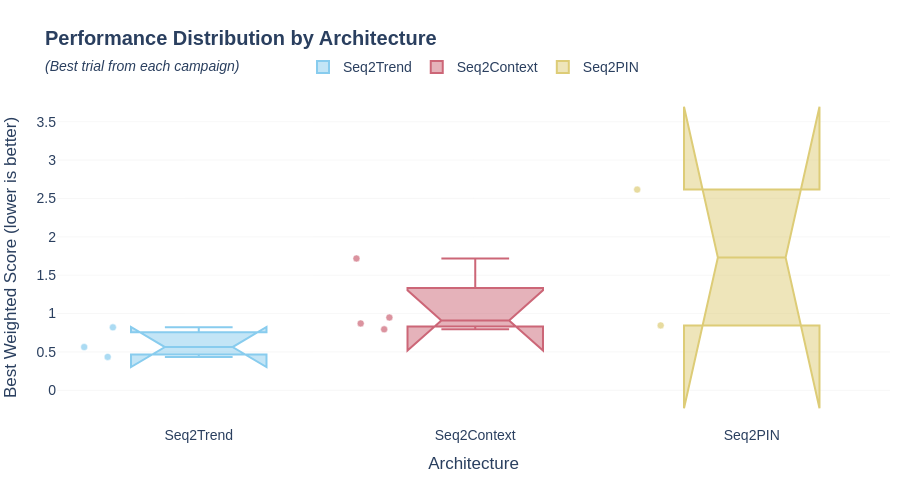
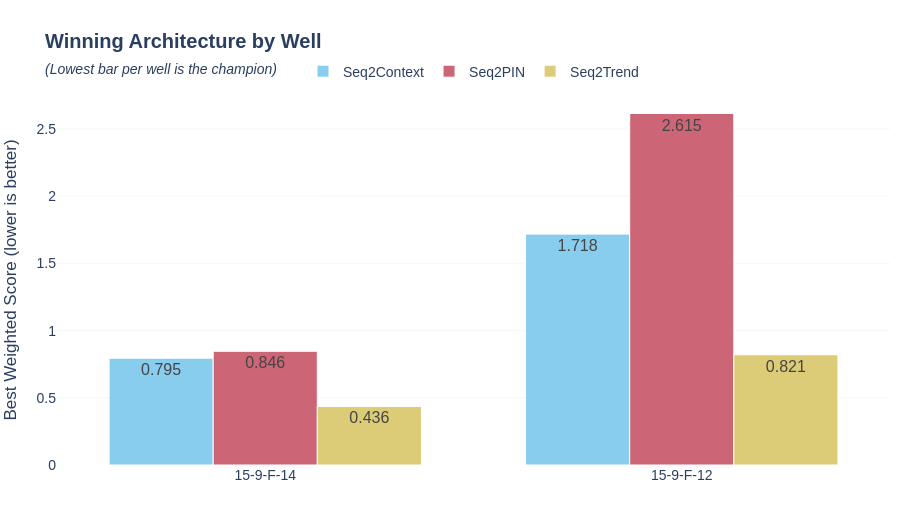
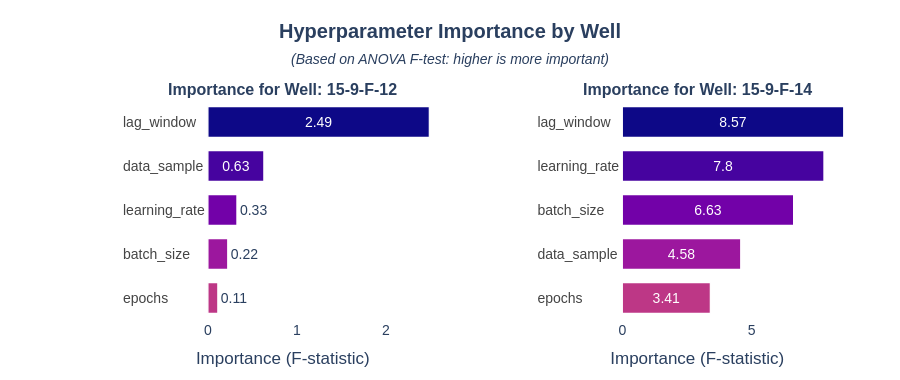

Write notebook code for charts like these, in order.
### Code cell
# ==============================================================================
# ANALYSIS & VISUALIZATION
# ==============================================================================
# This script generates various plots to analyze architecture performance
# and per-well hyperparameter importance.

from hpo.analysis import (
    plot_performance_by_architecture,
    plot_champions_per_well,
    plot_hyperparameter_importance_per_well,
)

def generate_plots(master_df, metric_to_optimize):
    """
    Generate performance and hyperparameter importance plots
    if the DataFrame is non-empty.
    """
    if master_df is None or master_df.empty:
        print("Master DataFrame is empty. Cannot generate plots.")
        return

    # ------------------------------------------------------
    # 1. Architecture Performance Analysis
    # ------------------------------------------------------
    # Compare architectures in terms of performance consistency
    plot_performance_by_architecture(master_df, metric=metric_to_optimize)

    # Visual breakdown of the "Champions League" table
    plot_champions_per_well(master_df, metric=metric_to_optimize)

    # ------------------------------------------------------
    # 2. Per-Well Hyperparameter Deep Dive
    # ------------------------------------------------------
    # Identify which hyperparameters are most influential for each well
    plot_hyperparameter_importance_per_well(
        master_df, metric_col=metric_to_optimize
    )

generate_plots(master_df, METRIC_TO_OPTIMIZE)

### Figure 1 — Plotly figure (JSON) as saved in the notebook; plotly's stock layout.template omitted (floating-point values rounded to 4 significant figures)
{"data": [{"alignmentgroup": "True", "boxpoints": "all", "hovertemplate": "<b>%{x}</b><br>Best weighted score: %{y:.4f}<extra></extra>", "legendgroup": "Seq2Trend", "marker": {"color": "rgb(136, 204, 238)", "line": {"color": "white", "width": 0.5}, "opacity": 0.7, "size": 7}, "name": "Seq2Trend", "notched": true, "offsetgroup": "Seq2Trend", "orientation": "v", "showlegend": true, "type": "box", "x": ["Seq2Trend", "Seq2Trend", "Seq2Trend"], "x0": " ", "xaxis": "x", "y": [0.8205, 0.5641, 0.4359], "y0": " ", "yaxis": "y"}, {"alignmentgroup": "True", "boxpoints": "all", "hovertemplate": "<b>%{x}</b><br>Best weighted score: %{y:.4f}<extra></extra>", "legendgroup": "Seq2Context", "marker": {"color": "rgb(204, 102, 119)", "line": {"color": "white", "width": 0.5}, "opacity": 0.7, "size": 7}, "name": "Seq2Context", "notched": true, "offsetgroup": "Seq2Context", "orientation": "v", "showlegend": true, "type": "box", "x": ["Seq2Context", "Seq2Context", "Seq2Context", "Seq2Context"], "x0": " ", "xaxis": "x", "y": [1.718, 0.8718, 0.9487, 0.7949], "y0": " ", "yaxis": "y"}, {"alignmentgroup": "True", "boxpoints": "all", "hovertemplate": "<b>%{x}</b><br>Best weighted score: %{y:.4f}<extra></extra>", "legendgroup": "Seq2PIN", "marker": {"color": "rgb(221, 204, 119)", "line": {"color": "white", "width": 0.5}, "opacity": 0.7, "size": 7}, "name": "Seq2PIN", "notched": true, "offsetgroup": "Seq2PIN", "orientation": "v", "showlegend": true, "type": "box", "x": ["Seq2PIN", "Seq2PIN"], "x0": " ", "xaxis": "x", "y": [2.615, 0.8462], "y0": " ", "yaxis": "y"}], "layout": {"autosize": true, "boxmode": "overlay", "font": {"family": "Arial", "size": 14}, "height": 480, "hoverlabel": {"bgcolor": "white"}, "legend": {"orientation": "h", "title": {}, "tracegroupgap": 0, "x": 0.5, "xanchor": "center", "y": 1.02, "yanchor": "bottom"}, "margin": {"b": 20, "l": 10, "r": 10, "t": 90}, "showlegend": true, "title": {"text": "<b>Performance Distribution by Architecture</b><br><span style='font-size:14px'><i>(Best trial from each campaign)</i></span>"}, "uniformtext": {"minsize": 10, "mode": "hide"}, "xaxis": {"anchor": "y", "automargin": true, "categoryarray": ["Seq2Trend", "Seq2Context", "Seq2PIN"], "categoryorder": "array", "domain": [0, 1], "showgrid": false, "tickangle": 0, "title": {"text": "Architecture"}}, "yaxis": {"anchor": "x", "automargin": true, "domain": [0, 1], "gridcolor": "rgba(200,200,200,0.3)", "gridwidth": 0.5, "showgrid": true, "title": {"text": "Best Weighted Score (lower is better)"}, "zeroline": false}}}

### Figure 2 — Plotly figure (JSON) as saved in the notebook; plotly's stock layout.template omitted (floating-point values rounded to 4 significant figures)
{"data": [{"alignmentgroup": "True", "hovertemplate": "<b>Well:</b> %{x}<br><b>Arch:</b> %{legendgroup}<br><b>Weighted Score:</b> %{y:.4f}<extra></extra>", "legendgroup": "Seq2Context", "marker": {"color": "rgb(136, 204, 238)", "line": {"color": "white", "width": 1}, "pattern": {"shape": ""}}, "name": "Seq2Context", "offsetgroup": "Seq2Context", "orientation": "v", "showlegend": true, "text": [1.718, 0.795], "textfont": {"size": 11}, "textposition": "auto", "type": "bar", "x": ["15-9-F-12", "15-9-F-14"], "xaxis": "x", "y": [1.718, 0.7949], "yaxis": "y"}, {"alignmentgroup": "True", "hovertemplate": "<b>Well:</b> %{x}<br><b>Arch:</b> %{legendgroup}<br><b>Weighted Score:</b> %{y:.4f}<extra></extra>", "legendgroup": "Seq2PIN", "marker": {"color": "rgb(204, 102, 119)", "line": {"color": "white", "width": 1}, "pattern": {"shape": ""}}, "name": "Seq2PIN", "offsetgroup": "Seq2PIN", "orientation": "v", "showlegend": true, "text": [2.615, 0.846], "textfont": {"size": 11}, "textposition": "auto", "type": "bar", "x": ["15-9-F-12", "15-9-F-14"], "xaxis": "x", "y": [2.615, 0.8462], "yaxis": "y"}, {"alignmentgroup": "True", "hovertemplate": "<b>Well:</b> %{x}<br><b>Arch:</b> %{legendgroup}<br><b>Weighted Score:</b> %{y:.4f}<extra></extra>", "legendgroup": "Seq2Trend", "marker": {"color": "rgb(221, 204, 119)", "line": {"color": "white", "width": 1}, "pattern": {"shape": ""}}, "name": "Seq2Trend", "offsetgroup": "Seq2Trend", "orientation": "v", "showlegend": true, "text": [0.821, 0.436], "textfont": {"size": 11}, "textposition": "auto", "type": "bar", "x": ["15-9-F-12", "15-9-F-14"], "xaxis": "x", "y": [0.8205, 0.4359], "yaxis": "y"}], "layout": {"autosize": true, "bargap": 0.25, "barmode": "group", "font": {"family": "Arial", "size": 14}, "height": 520, "hoverlabel": {"bgcolor": "white"}, "legend": {"orientation": "h", "title": {}, "tracegroupgap": 0, "x": 0.5, "xanchor": "center", "y": 1.02, "yanchor": "bottom"}, "margin": {"b": 40, "l": 10, "r": 10, "t": 95}, "showlegend": true, "title": {"text": "<b>Winning Architecture by Well</b><br><span style='font-size:14px'><i>(Lowest bar per well is the champion)</i></span>"}, "uniformtext": {"minsize": 16, "mode": "hide"}, "xaxis": {"anchor": "y", "automargin": true, "categoryarray": ["15-9-F-14", "15-9-F-12"], "categoryorder": "array", "domain": [0, 1], "showgrid": false, "tickangle": 0, "title": {"text": ""}}, "yaxis": {"anchor": "x", "automargin": true, "domain": [0, 1], "gridcolor": "rgba(200,200,200,0.3)", "gridwidth": 0.5, "showgrid": true, "title": {"text": "Best Weighted Score (lower is better)"}, "zeroline": false}}}

### Figure 3 — Plotly figure (JSON) as saved in the notebook; plotly's stock layout.template omitted (floating-point values rounded to 4 significant figures)
{"data": [{"hovertemplate": "<b>%{y}</b><br>F-stat: %{x:.3f}<extra></extra>", "insidetextanchor": "middle", "marker": {"color": ["#0d0887", "#46039f", "#7201a8", "#9c179e", "#bd3786"], "line": {"color": "white", "width": 1.2}}, "orientation": "h", "text": [2.49, 0.63, 0.33, 0.22, 0.11], "textposition": "auto", "type": "bar", "width": 0.7, "x": [2.489, 0.6287, 0.3258, 0.2228, 0.1113], "xaxis": "x", "y": ["lag_window", "data_sample", "learning_rate", "batch_size", "epochs"], "yaxis": "y"}, {"hovertemplate": "<b>%{y}</b><br>F-stat: %{x:.3f}<extra></extra>", "insidetextanchor": "middle", "marker": {"color": ["#0d0887", "#46039f", "#7201a8", "#9c179e", "#bd3786"], "line": {"color": "white", "width": 1.2}}, "orientation": "h", "text": [8.57, 7.8, 6.63, 4.58, 3.41], "textposition": "auto", "type": "bar", "width": 0.7, "x": [8.567, 7.801, 6.628, 4.582, 3.406], "xaxis": "x2", "y": ["lag_window", "learning_rate", "batch_size", "data_sample", "epochs"], "yaxis": "y2"}], "layout": {"annotations": [{"font": {"size": 16}, "showarrow": false, "text": "<b>Importance for Well: 15-9-F-12</b>", "x": 0.22, "xanchor": "center", "xref": "paper", "y": 1, "yanchor": "bottom", "yref": "paper"}, {"font": {"size": 16}, "showarrow": false, "text": "<b>Importance for Well: 15-9-F-14</b>", "x": 0.78, "xanchor": "center", "xref": "paper", "y": 1, "yanchor": "bottom", "yref": "paper"}], "autosize": true, "font": {"family": "Arial", "size": 14}, "height": 380, "margin": {"b": 60, "l": 120, "r": 40, "t": 100}, "showlegend": false, "title": {"text": "<b>Hyperparameter Importance by Well</b><br><span style='font-size:14px'><i>(Based on ANOVA F-test: higher is more important)</i></span>", "x": 0.5, "xanchor": "center", "y": 0.9, "yanchor": "top"}, "uniformtext": {"minsize": 10, "mode": "hide"}, "xaxis": {"anchor": "y", "automargin": true, "domain": [0, 0.44], "gridcolor": "white", "gridwidth": 0, "showgrid": false, "showline": false, "title": {"text": "Importance (F-statistic)"}, "zeroline": false}, "xaxis2": {"anchor": "y2", "automargin": true, "domain": [0.56, 1], "gridcolor": "white", "gridwidth": 0, "showgrid": false, "showline": false, "title": {"text": "Importance (F-statistic)"}, "zeroline": false}, "yaxis": {"anchor": "x", "automargin": true, "categoryorder": "total ascending", "domain": [0, 1], "showgrid": false, "showline": false, "ticklabelposition": "inside"}, "yaxis2": {"anchor": "x2", "automargin": true, "categoryorder": "total ascending", "domain": [0, 1], "showgrid": false, "showline": false, "ticklabelposition": "inside"}}}
